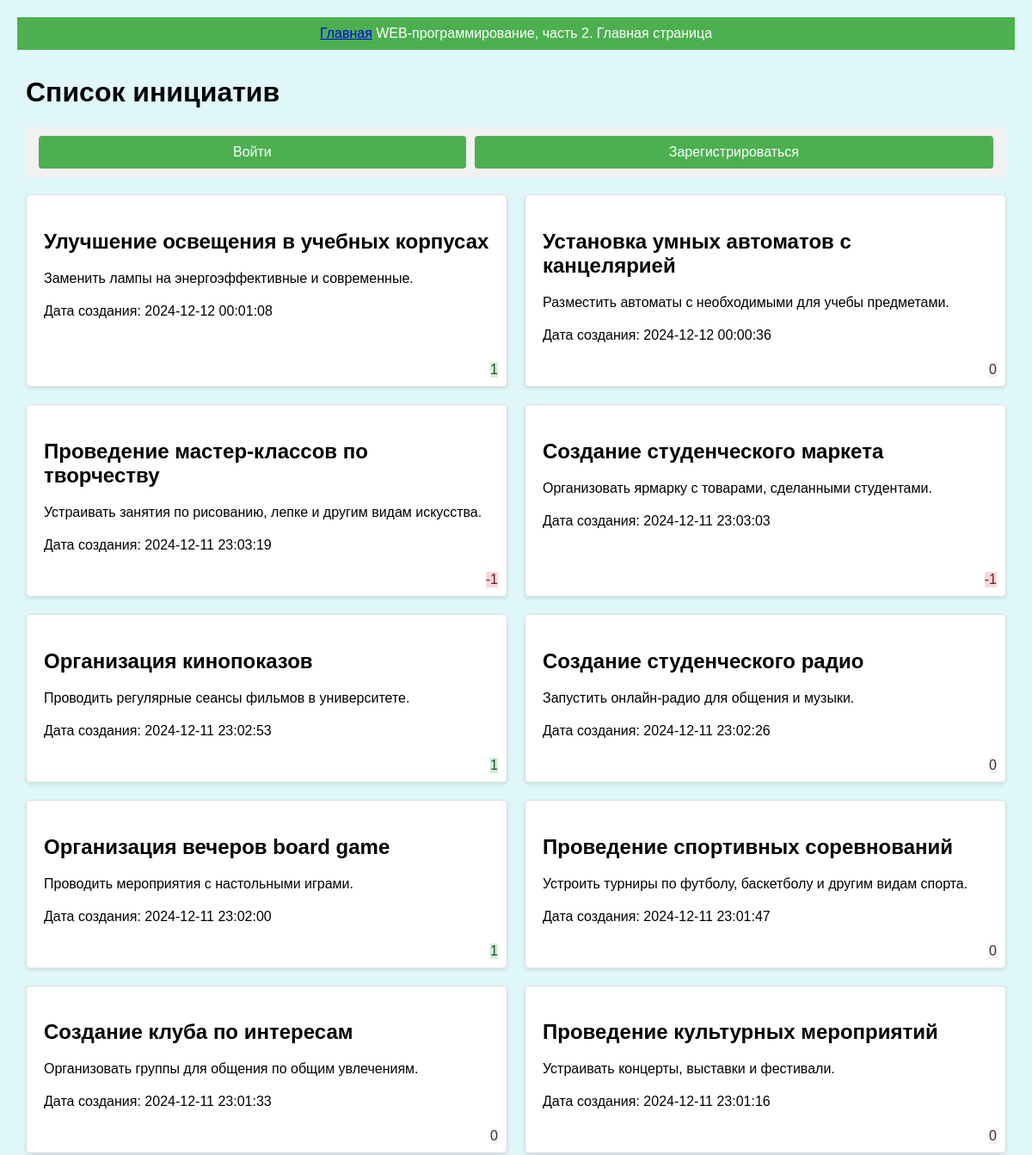
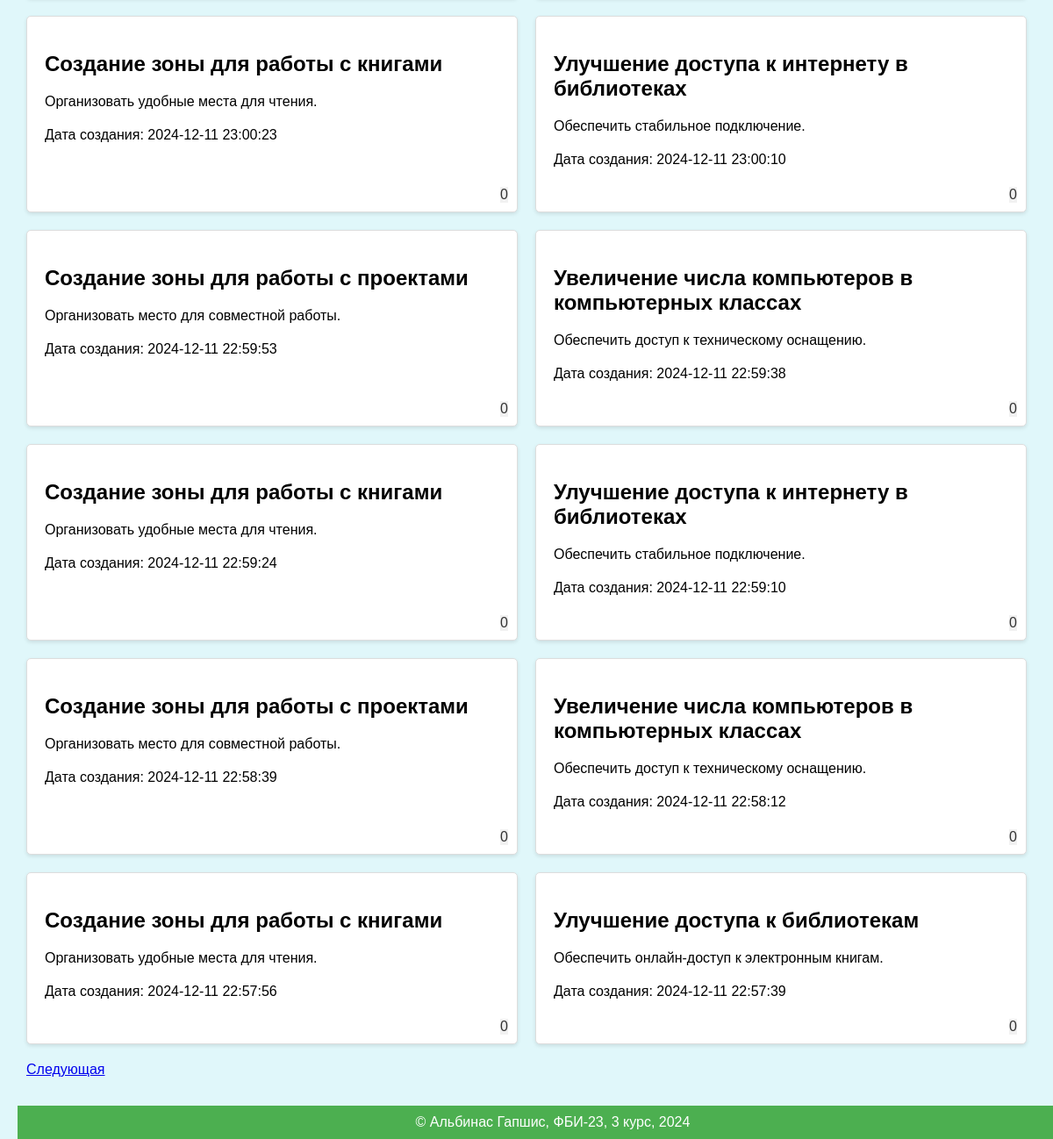
The page / on the database its author committed (2 pictures, top to bottom).
### models.py (models this page shows, shortened)
class Initiative(db.Model):
    id = db.Column(db.Integer, primary_key=True)
    title = db.Column(db.String(100), nullable=False)
    content = db.Column(db.Text, nullable=False)
    date_created = db.Column(db.DateTime, default=datetime.utcnow)
    user_id = db.Column(db.Integer, db.ForeignKey('user.id'), nullable=False)
    votes = db.relationship('Vote', backref='initiative', lazy=True)
    @property
    def current_rating(self):
        return sum(vote.vote_value for vote in self.votes)
    @property
    def local_date_created(self):
        local_tz = pytz.timezone('Asia/Novosibirsk')
        local_time = self.date_created.replace(tzinfo=pytz.utc).astimezone(local_tz)
        return local_time.strftime('%Y-%m-%d %H:%M:%S')

class Vote(db.Model):
    __tablename__ = 'vote'
    id = db.Column(db.Integer, primary_key=True)
    user_id = db.Column(db.Integer, db.ForeignKey('user.id'), nullable=False)
    initiative_id = db.Column(db.Integer, db.ForeignKey('initiative.id'), nullable=False)
    vote_value = db.Column(db.Integer, nullable=False)

### app.py (the view)
@app.route('/')
def index():
    page = request.args.get('page', 1, type=int)
    initiatives = Initiative.query.order_by(Initiative.date_created.desc()).paginate(page=page, per_page=20)
    return render_template('index.html', initiatives=initiatives)

### templates/index.html (shortened to what this page needs)
{% extends "base.html" %}
{% block lab %}
    Главная страница
{% endblock %}
{% block main %}
    <h1>Список инициатив</h1>
    <div class="button-container">
        {% if 'user_id' in session %}
            <a href="{{ url_for('create_initiative') }}" class="button">Создать инициативу</a>
            <a href="{{ url_for('logout') }}" class="button">Выйти</a>
        {% else %}
            <a href="{{ url_for('login') }}" class="button">Войти</a>
            <a href="{{ url_for('register') }}" class="button">Зарегистрироваться</a>
        {% endif %}
    </div>
    <div class="initiative-block">
        {% for initiative in initiatives.items %}
            <div class="initiative-item">
                <h2>{{ initiative.title }}</h2>
                <p>{{ initiative.content }}</p>
                <p>Дата создания: {{ initiative.local_date_created }}</p>
                <span class="rating {% if initiative.current_rating > 0 %}positive{% elif initiative.current_rating < 0 %}negative{% else %}neutral{% endif %}">
                </span>
                <span class="rating {% if initiative.current_rating > 0 %}positive{% elif initiative.current_rating < 0 %}negative{% else %}neutral{% endif %}">
                    {{ initiative.current_rating }}
                </span>
            </div>
        {% endfor %}
    </div>
    <div class="pagination">
        {% if initiatives.has_next %}
            <a href="{{ url_for('index', page=initiatives.next_num) }}">Следующая</a>
        {% endif %}
    </div>
{% endblock %}

### templates/base.html (shortened to what this page needs)
<!DOCTYPE html>
<html lang="en">
    <head>
        <link rel="stylesheet" href="{{url_for('static', filename = 'main.css') }}">
    </head>
    <body>
        <header>
            <a href="{{ url_for('index') }}">Главная</a>
            WEB-программирование, часть 2. {{ self.lab() }}
        </header>
        <main>
            {% block main %}{% endblock%}
        </main>
        <footer>
            &copy; Альбинас Гапшис, ФБИ-23, 3 курс, 2024
        </footer>
    </body>
</html>

### static/main.css (style rules this page uses)
body { font-family: Arial, sans-serif; margin: 0; padding: 20px; background-color: #e0f7fa; }
main { margin-bottom: 40px; padding: 10px; }
header { background-color: #4CAF50; color: white; padding: 10px; text-align: center; }
footer { background-color: #4CAF50; color: white; padding: 10px; text-align: center; position: fixed; bottom: 0; width: 100%; }
.initiative-block { display: flex; flex-wrap: wrap; gap: 20px; margin-bottom: 20px; }
.initiative-item { background-color: #fff; border: 1px solid #ddd; border-radius: 5px; padding: 20px; width: calc(33.333% - 13.333px); box-shadow: 0 2px 4px rgba(0, 0, 0, 0.1); box-sizing: border-box; }
.initiative-item { background-color: #fff; border: 1px solid #ddd; border-radius: 5px; padding: 20px; width: calc(50% - 10px); box-shadow: 0 2px 4px rgba(0, 0, 0, 0.1); box-sizing: border-box; position: relative; padding-bottom: 60px; }
.initiative-item p { margin-bottom: 10px; }
.initiative-item { position: relative; padding-bottom: 40px; }
.rating { position: absolute; bottom: 10px; right: 10px; margin: 0; }
.rating.positive { background-color: #d4edda; color: #155724; }
.rating.negative { background-color: #f8d7da; color: #721c24; }
.rating.neutral { background-color: #f1f1f1; color: #333; }
.button-container { display: flex; justify-content: space-between; background-color: #f1f1f1; padding: 10px; border-radius: 5px; margin-bottom: 20px; }
.button { background-color: #4CAF50; color: white; padding: 10px 20px; border: none; border-radius: 4px; cursor: pointer; text-decoration: none; text-align: center; flex-grow: 1; margin: 0 5px; }
p { margin-top: 20px; }

### rows shown on the page
Initiative: title "Улучшение освещения в учебных корпусах", content "Заменить лампы на энергоэффективные и современные.", local_date_created "2024-12-12 00:01:08", current_rating "1"
Initiative: title "Установка умных автоматов с канцелярией", content "Разместить автоматы с необходимыми для учебы предметами.", local_date_created "2024-12-12 00:00:36", current_rating "0"
Initiative: title "Проведение мастер-классов по творчеству", content "Устраивать занятия по рисованию, лепке и другим видам искусства.", local_date_created "2024-12-11 23:03:19", current_rating "-1"
Initiative: title "Создание студенческого маркета", content "Организовать ярмарку с товарами, сделанными студентами.", local_date_created "2024-12-11 23:03:03", current_rating "-1"
Initiative: title "Организация кинопоказов", content "Проводить регулярные сеансы фильмов в университете.", local_date_created "2024-12-11 23:02:53", current_rating "1"
Initiative: title "Создание студенческого радио", content "Запустить онлайн-радио для общения и музыки.", local_date_created "2024-12-11 23:02:26", current_rating "0"
Initiative: title "Организация вечеров board game", content "Проводить мероприятия с настольными играми.", local_date_created "2024-12-11 23:02:00", current_rating "1"
Initiative: title "Проведение спортивных соревнований", content "Устроить турниры по футболу, баскетболу и другим видам спорта.", local_date_created "2024-12-11 23:01:47", current_rating "0"
Initiative: title "Создание клуба по интересам", content "Организовать группы для общения по общим увлечениям.", local_date_created "2024-12-11 23:01:33", current_rating "0"
Initiative: title "Проведение культурных мероприятий", content "Устраивать концерты, выставки и фестивали.", local_date_created "2024-12-11 23:01:16", current_rating "0"
Initiative: title "Создание зоны для работы с книгами", content "Организовать удобные места для чтения.", local_date_created "2024-12-11 23:00:23", current_rating "0"
Initiative: title "Улучшение доступа к интернету в библиотеках", content "Обеспечить стабильное подключение.", local_date_created "2024-12-11 23:00:10", current_rating "0"
Initiative: title "Создание зоны для работы с проектами", content "Организовать место для совместной работы.", local_date_created "2024-12-11 22:59:53", current_rating "0"
Initiative: title "Увеличение числа компьютеров в компьютерных классах", content "Обеспечить доступ к техническому оснащению.", local_date_created "2024-12-11 22:59:38", current_rating "0"
Initiative: title "Создание зоны для работы с книгами", content "Организовать удобные места для чтения.", local_date_created "2024-12-11 22:59:24", current_rating "0"
Initiative: title "Улучшение доступа к интернету в библиотеках", content "Обеспечить стабильное подключение.", local_date_created "2024-12-11 22:59:10", current_rating "0"
Initiative: title "Создание зоны для работы с проектами", content "Организовать место для совместной работы.", local_date_created "2024-12-11 22:58:39", current_rating "0"
Initiative: title "Увеличение числа компьютеров в компьютерных классах", content "Обеспечить доступ к техническому оснащению.", local_date_created "2024-12-11 22:58:12", current_rating "0"
Initiative: title "Создание зоны для работы с книгами", content "Организовать удобные места для чтения.", local_date_created "2024-12-11 22:57:56", current_rating "0"
Initiative: title "Улучшение доступа к библиотекам", content "Обеспечить онлайн-доступ к электронным книгам.", local_date_created "2024-12-11 22:57:39", current_rating "0"
